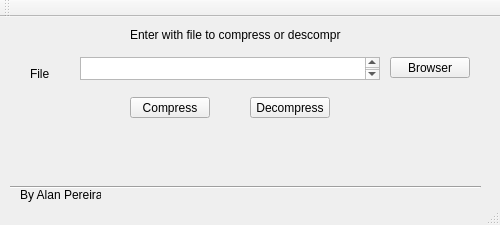
<?xml version="1.0" encoding="UTF-8"?>
<ui version="4.0">
 <class>Gui</class>
 <widget class="QMainWindow" name="Gui">
  <property name="geometry">
   <rect>
    <x>0</x>
    <y>0</y>
    <width>500</width>
    <height>225</height>
   </rect>
  </property>
  <property name="windowTitle">
   <string>Huffman</string>
  </property>
  <widget class="QWidget" name="centralWidget">
   <widget class="QLabel" name="label_picture">
    <property name="geometry">
     <rect>
      <x>390</x>
      <y>85</y>
      <width>85</width>
      <height>85</height>
     </rect>
    </property>
    <property name="text">
     <string/>
    </property>
   </widget>
   <widget class="QLabel" name="labelCompress">
    <property name="geometry">
     <rect>
      <x>130</x>
      <y>10</y>
      <width>211</width>
      <height>16</height>
     </rect>
    </property>
    <property name="text">
     <string>Enter with file to compress or descompress</string>
    </property>
   </widget>
   <widget class="QPushButton" name="NavCompress_bt">
    <property name="geometry">
     <rect>
      <x>390</x>
      <y>40</y>
      <width>80</width>
      <height>21</height>
     </rect>
    </property>
    <property name="text">
     <string>Browser</string>
    </property>
   </widget>
   <widget class="QTextEdit" name="nav_txt">
    <property name="enabled">
     <bool>true</bool>
    </property>
    <property name="geometry">
     <rect>
      <x>80</x>
      <y>40</y>
      <width>300</width>
      <height>23</height>
     </rect>
    </property>
    <property name="toolTip">
     <string/>
    </property>
    <property name="statusTip">
     <string/>
    </property>
    <property name="accessibleName">
     <string/>
    </property>
   </widget>
   <widget class="QPushButton" name="Decopress_bt">
    <property name="geometry">
     <rect>
      <x>250</x>
      <y>80</y>
      <width>80</width>
      <height>21</height>
     </rect>
    </property>
    <property name="text">
     <string>Decompress</string>
    </property>
   </widget>
   <widget class="QLabel" name="labelEnter1">
    <property name="geometry">
     <rect>
      <x>30</x>
      <y>50</y>
      <width>47</width>
      <height>13</height>
     </rect>
    </property>
    <property name="text">
     <string>File</string>
    </property>
   </widget>
   <widget class="QPushButton" name="Compress_bt">
    <property name="geometry">
     <rect>
      <x>130</x>
      <y>80</y>
      <width>80</width>
      <height>21</height>
     </rect>
    </property>
    <property name="text">
     <string>Compress</string>
    </property>
   </widget>
   <widget class="QLabel" name="label">
    <property name="geometry">
     <rect>
      <x>20</x>
      <y>170</y>
      <width>81</width>
      <height>16</height>
     </rect>
    </property>
    <property name="text">
     <string>By Alan Pereira</string>
    </property>
   </widget>
   <widget class="Line" name="line">
    <property name="geometry">
     <rect>
      <x>10</x>
      <y>150</y>
      <width>471</width>
      <height>41</height>
     </rect>
    </property>
    <property name="orientation">
     <enum>Qt::Horizontal</enum>
    </property>
   </widget>
  </widget>
  <widget class="QToolBar" name="mainToolBar">
   <attribute name="toolBarArea">
    <enum>TopToolBarArea</enum>
   </attribute>
   <attribute name="toolBarBreak">
    <bool>false</bool>
   </attribute>
  </widget>
  <widget class="QStatusBar" name="statusBar"/>
  <widget class="QMenuBar" name="menuBar">
   <property name="geometry">
    <rect>
     <x>0</x>
     <y>0</y>
     <width>500</width>
     <height>20</height>
    </rect>
   </property>
  </widget>
 </widget>
 <layoutdefault spacing="6" margin="11"/>
 <resources/>
 <connections/>
</ui>
